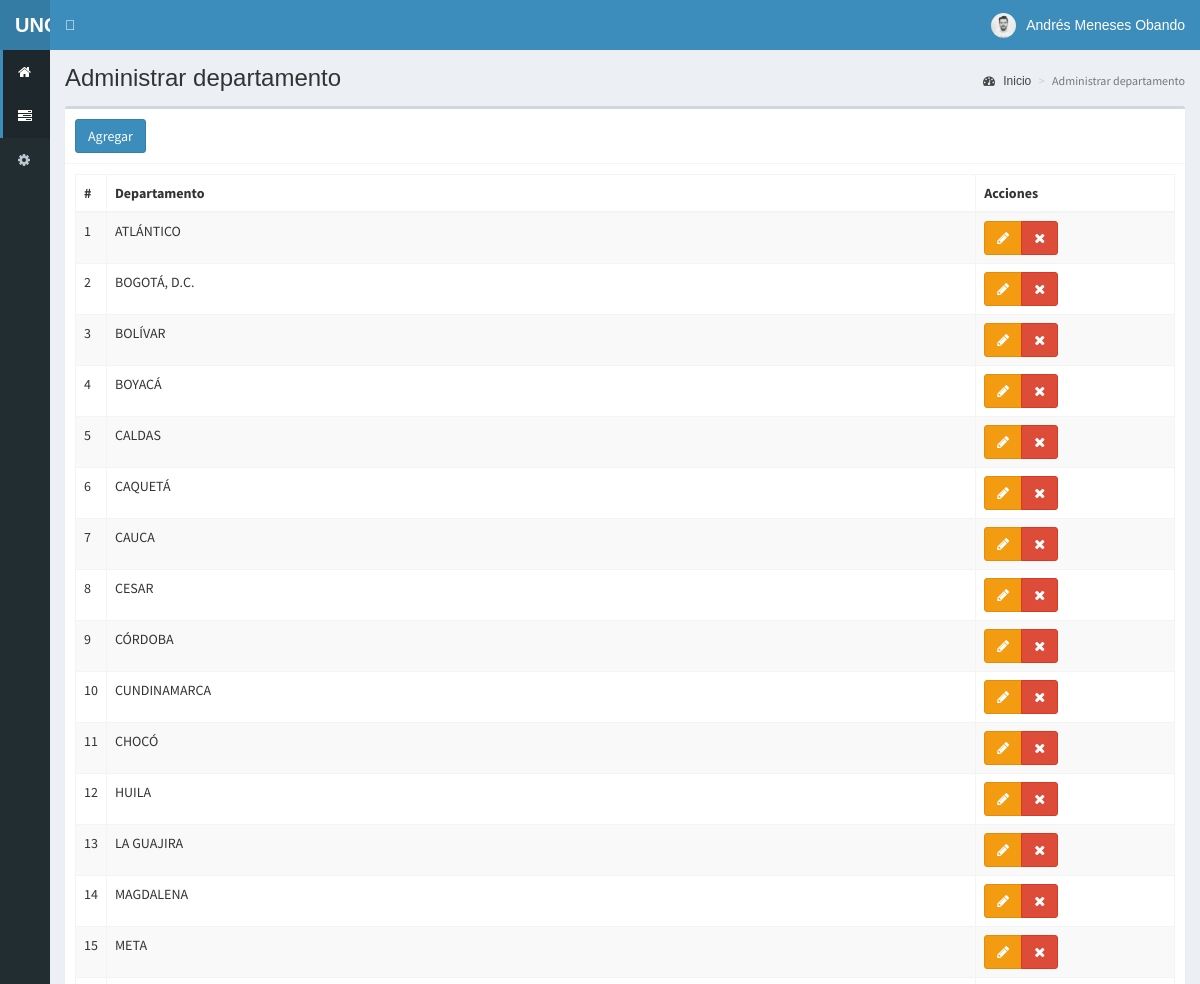
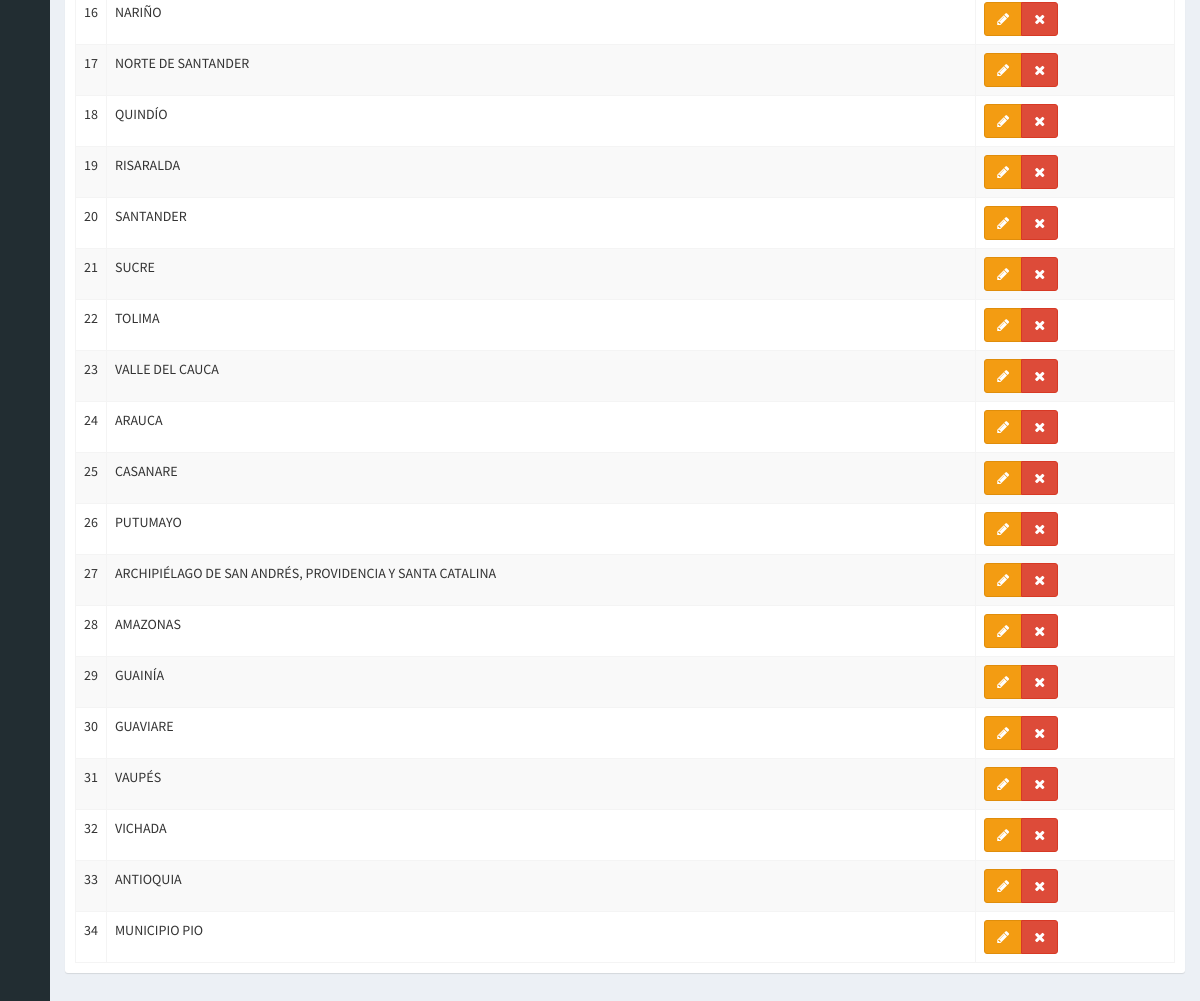
Page /departamentos (signed in) on the committed database (2 pictures, top to bottom).
### tables this page shows
CREATE TABLE `departamentos` (
  `id` int(2) UNSIGNED NOT NULL,
  `departamento` varchar(255) NOT NULL DEFAULT ''
);

### controladores/plantilla.controlador.php (called while the page is built)
<?php
class ControladorPlantilla{
	static public function ctrPlantilla(){
		include "vistas/plantilla.php";
	}
}

### index.php (called while the page is built, shortened)
<?php
require_once "controladores/plantilla.controlador.php";
require_once "controladores/usuarios.controlador.php";
require_once "controladores/departamentos.controlador.php";
require_once "controladores/tipos.controlador.php";
require_once "modelos/departamentos.modelo.php";
$plantilla = new ControladorPlantilla();
$plantilla -> ctrPlantilla();

### controladores/departamentos.controlador.php (called while the page is built, shortened)
<?php
class ControladorDepartamentos{
	static public function ctrMostrarDepartamentos($item, $valor){
		$tabla = "departamentos";
		$respuesta = ModeloDepartamentos::mdlMostrarDepartamentos($tabla, $item, $valor);
		return $respuesta;
	}
}

### modelos/conexion.php (called while the page is built)
<?php
class Conexion {
	static public function conectar() {
		try {
			$link = new PDO("mysql:host=127.0.0.1;port=3306;dbname=testsegoliamb",
			                "root",
			                "");
			$link->exec("set names utf8");
			return $link;
		} catch (PDOException $e) {
			echo "Error de conexión: " . $e->getMessage();
			return null;
		}
	}
}

### modelos/departamentos.modelo.php (called while the page is built, shortened)
<?php
require_once "conexion.php";
class ModeloDepartamentos{
	static public function mdlMostrarDepartamentos($tabla, $item, $valor){
		if($item != null){
			$stmt = Conexion::conectar()->prepare("SELECT * FROM $tabla WHERE $item = :$item");
			$stmt -> bindParam(":".$item, $valor, PDO::PARAM_STR);
			$stmt -> execute();
			return $stmt -> fetch();
		}else{
			$stmt = Conexion::conectar()->prepare("SELECT * FROM $tabla");
			$stmt -> execute();
			return $stmt -> fetchAll();
		}
	}
}

### vistas/modulos/departamentos.php (the view, shortened to what this page needs)
<div class="content-wrapper">
  <section class="content-header">
    <h1>
      Administrar departamento
    </h1>
    <ol class="breadcrumb">
      <li><a href="inicio"><i class="fa fa-dashboard"></i> Inicio</a></li>
      <li class="active">Administrar departamento</li>
    </ol>
  </section>
  <section class="content">
    <div class="box">
      <div class="box-header with-border">
        <button class="btn btn-primary" data-toggle="modal" data-target="#modalAgregarDepartamento">
          Agregar
        </button>
      </div>
      <div class="box-body">
       <table class="table table-bordered table-striped dt-responsive tablas" width="100%">
        <thead>
         <tr>
           <th style="width:10px">#</th>
           <th>Departamento</th>
           <th>Acciones</th>
         </tr>
        </thead>
        <tbody>
        <?php
          $item = null;
          $valor = null;
          $departamentos = ControladorDepartamentos::ctrMostrarDepartamentos($item, $valor);
          foreach ($departamentos as $key => $value) {
            echo ' <tr>
                    <td>'.($key+1).'</td>
                    <td class="text-uppercase">'.$value["departamento"].'</td>
                    <td>
                      <div class="btn-group">
                        <button class="btn btn-warning btnEditarDepartamento" id="'.$value["id"].'" data-toggle="modal" data-target="#modalEditarDepartamento"><i class="fa fa-pencil"></i></button>';
                        if($_SESSION["perfil"] == "Administrador"){
                          echo '<button class="btn btn-danger btnEliminarDepartamento" id="'.$value["id"].'"><i class="fa fa-times"></i></button>';
                        }
                      echo '</div>
                    </td>
                  </tr>';
          }
        ?>
        </tbody>
       </table>
      </div>
    </div>
  </section>
</div>

### vistas/plantilla.php (style rules this page uses)
p, h1, h2, h3, h4, a, span { font-family: 'MiFuente', Arial, sans-serif !important; }

### rows in the picture
departamentos: departamento "ATLÁNTICO"
departamentos: departamento "BOGOTÁ, D.C."
departamentos: departamento "BOLÍVAR"
departamentos: departamento "BOYACÁ"
departamentos: departamento "CALDAS"
departamentos: departamento "CAQUETÁ"
departamentos: departamento "CAUCA"
departamentos: departamento "CESAR"
departamentos: departamento "CÓRDOBA"
departamentos: departamento "CUNDINAMARCA"
departamentos: departamento "CHOCÓ"
departamentos: departamento "HUILA"
departamentos: departamento "LA GUAJIRA"
departamentos: departamento "MAGDALENA"
departamentos: departamento "META"
departamentos: departamento "NARIÑO"
departamentos: departamento "NORTE DE SANTANDER"
departamentos: departamento "QUINDÍO"
departamentos: departamento "RISARALDA"
departamentos: departamento "SANTANDER"
departamentos: departamento "SUCRE"
departamentos: departamento "TOLIMA"
departamentos: departamento "VALLE DEL CAUCA"
departamentos: departamento "ARAUCA"
departamentos: departamento "CASANARE"
departamentos: departamento "PUTUMAYO"
departamentos: departamento "ARCHIPIÉLAGO DE SAN ANDRÉS, PROVIDENCIA Y SANTA CATALINA"
departamentos: departamento "AMAZONAS"
departamentos: departamento "GUAINÍA"
departamentos: departamento "GUAVIARE"
departamentos: departamento "VAUPÉS"
departamentos: departamento "VICHADA"
departamentos: departamento "ANTIOQUIA"
departamentos: departamento "MUNICIPIO PIO"

### other values in the picture
$_SESSION["nombre"] "Andrés Meneses Obando"
